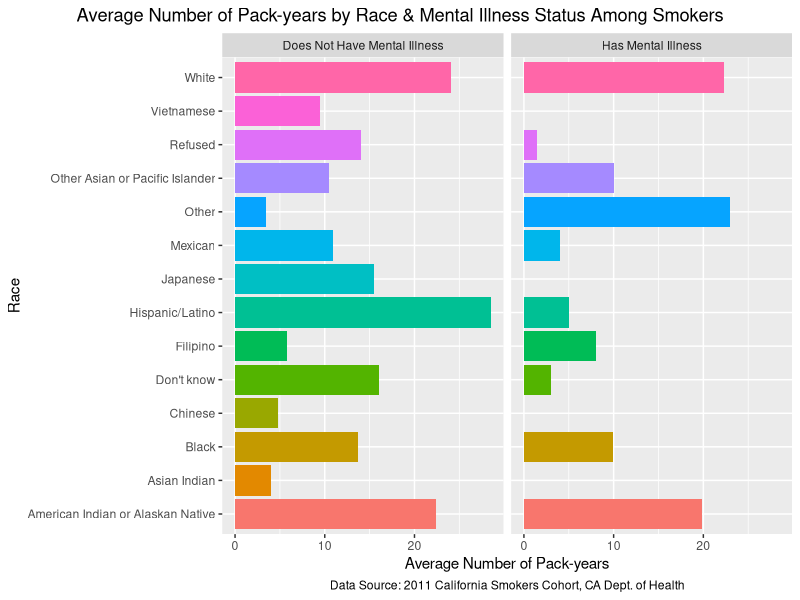
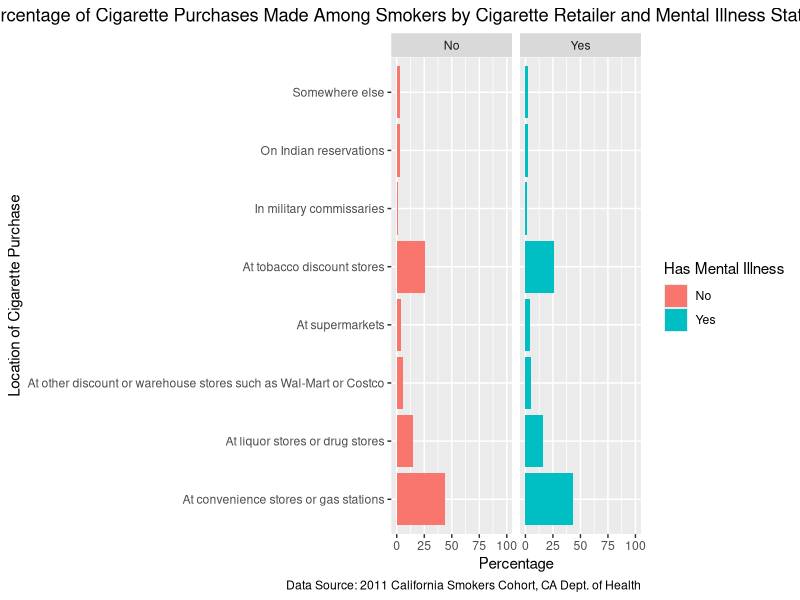

Generate these figures, in order, with R:
## ---- chunk 1

library(tidyverse)
library(knitr)
library(kableExtra)

race_data <-read_csv("ca_csc_outcome_race_data.csv",
            col_select = c(ID, NERVOUS, WORRYING, PROBINTR,
                           PROBDOWN, ASTHMA, HEARTDIS,
                           DIABETES, OTHMENILL, race01, race02, race03,
                           race04, race05, race06, race07, race08,
                           race09, race10, race11, race12, race13,
                           race14, race15),
            na = c("", "NA", "NA/Not Applicable", "N/A", "n/a",
                   "(DO NOT READ) NA/Not Applicable",
                   "(DO NOT READ) Refused",
                   "(DO NOT READ) Don't know"))

smoker_data <- read_csv("ca_csc_smoker_data.csv",
            col_select = c(psraid, smokstat, WHEREBUY, BUYCALIF,
                           HOWMANY, SMOK6NUM, SMOK6UNI),
            na = c("", "NA", "NA/Not Applicable", "N/A", "n/a",
                   "(DO NOT READ) NA/Not Applicable",
                   "(DO NOT READ) Refused",
                   "(DO NOT READ) Don't know"))

## ---- chunk 2

#Changed casing for variables from capitals to lowercase in both dataframes
#of race_data and smoker_data
names(race_data) <- tolower(names(race_data))
names(smoker_data) <- tolower(names(smoker_data))

#Re-coded "100 or more cigarettes" to "100" for future pack-year calculations
#once the variable `howmany` is converted from character to numeric data type
smoker_data$howmany <- recode(smoker_data$howmany,
                              "100 or more cigarettes" = "100")

#Changed the data type of `howmany` from character to numeric in order to
#perform calculations for pack-years later
smoker_data$howmany <- as.numeric(smoker_data$howmany)

#Re-coded "In military commissaries, or" to "In military commissaries", as well
#as "Somewhere else (SPECIFY)?" to "Somewhere else" to make
#response option more understandable when displayed for the variable `wherebuy`.
smoker_data$wherebuy <- recode(smoker_data$wherebuy,
                  "In military commissaries, or" = "In military commissaries",
                  "Somewhere else (SPECIFY)?" = "Somewhere else")


#In order to join our two cleaned data sets together, we need to remove the
#strings of 'DIS' and 'STAT' from the `id` column of race_data_2 by using gsub().
race_data$id <- gsub('[DISSTAT]', '', race_data$id)

#Converted `psraid` then from character to numeric data type because
#1) `psraid` is an identifier rather than a numeric value to mathematically
#manipulate even if it does contain numbers and 2) in order to perform a join,
#the two variables must be the same data type.
smoker_data$psraid <- as.character(smoker_data$psraid)

#Performed an inner join between race_data_2 and
#smoker_data_3 by each study participant's unique ID number, which is
#represented by `id` in race_data_2 and `psraid` in smoker_data_3. We
#chose to do an inner join because we wanted to select participants that
#exist in each of our two data sets for our final data frame.
#We assigned this join to a new data frame called joined_smoking_df.
joined_smoking_df <- inner_join(x = race_data, y = smoker_data,
                                by=c("id" = "psraid"))

## ---- chunk 3

#Created new variable `race` to combine variables race01:race15 into one column. 
joined_smoking_df_2 <- joined_smoking_df %>%
  mutate(race = case_when(race01 == "Yes" ~ "White",
        race02 == "Yes" ~ "Black",
        race03 == "Yes" ~ "Japanese",
        race04 == "Yes" ~ "Chinese",
        race05 == "Yes" ~ "Filipino",
        race06 == "Yes" ~ "Korean",
        race07 == "Yes" ~ "Other Asian or Pacific Islander",
        race08 == "Yes" ~ "American Indian or Alaskan Native",
        race09 == "Yes" ~ "Mexican",
        race10 == "Yes" ~ "Hispanic/Latino",
        race11 == "Yes" ~ "Other",
        race12 == "Yes" ~ "Vietnamese",
        race13 == "Yes" ~ "Asian Indian",
        race14 == "Yes" ~ "Refused",
        race15 == "Yes" ~ "Don't know")) %>%
  select(-(race01:race15))

#Created new variable "packs_per_day" for future calculations for pack-years
joined_smoking_df_3 <- joined_smoking_df_2 %>% mutate(packs_per_day = howmany/20)

#Calculated pack-years, which is given by the formula of
#pack-years = # of packs of cigarettes smoked per day * years a person has smoked.
joined_smoking_final_df <- joined_smoking_df_3 %>%
  mutate(pack_years =
           case_when(smok6uni == "Days" ~ packs_per_day*(smok6num/365),
                     smok6uni == "Months" ~ packs_per_day*(smok6num/12),
                     smok6uni == "Years" ~ packs_per_day*(smok6num)))

#Rounded `pack_years` to the nearest whole number for all observations.
joined_smoking_final_df$pack_years <- round(joined_smoking_final_df$pack_years, 0)

## ---- chunk 4

#Table for average number of pack-years per disease for smokers who have a disease
t_avg_pack_years_disease <- joined_smoking_final_df %>%
  mutate(disease = case_when(asthma == "Yes" ~ "Asthma",
                            heartdis == "Yes" ~ "Heart Disease",
                            diabetes == "Yes" ~ "Diabetes",
                            othmenill == "Yes" ~ "Mental Illness")) %>%
  select(disease, pack_years) %>%
  filter(!is.na(pack_years), !is.na(disease)) %>%
  group_by(disease) %>%
  summarize(avg_pack_years = round(sum(pack_years)/n(), 0))


#Kable table for average number of pack-years per disease outcome for smokers who
#have a disease (produced below)
kable(t_avg_pack_years_disease, 
booktabs=T, 
col.names=c("Disease", "Average Number of Pack-years"),  
align='lcccc', 
caption= '<center><b><h4 style="color: black;">Average Number of Pack-years by Disease Outcome Among Smokers</h4></b></center>') %>%
kable_styling(full_width = T) %>%
kable_styling(latex_options = "hold_position") %>%
footnote(general_title = "Data Source: 2011 California Smokers Cohort, CA Dept. of Health", footnote_as_chunk = T,
         general = "")

## ---- chunk 5

table_race_othmenill <- joined_smoking_final_df %>%
  select(race, othmenill) %>%
  drop_na(race, othmenill) %>%
  group_by(race, othmenill) %>%
  summarize(count = n()) %>%
  pivot_wider(names_from = "othmenill", values_from = "count") %>%
  arrange(desc(Yes), No)

table_race_othmenill_final <- table_race_othmenill[,c(1,3,2)]

kable(table_race_othmenill_final, 
      booktabs = T, 
      col.names = c("Race", "Diagnosed Mental Illness", "No Diagnosed Mental Illness"),
      align ='lcccc', 
      caption = '<center><b><h4 style="color: black;">Mental Illness Status by Race</h4></b></center>', digits = 0,
      format.args=list(big.mark=","))%>%
  kable_styling(latex_options = "HOLD_position") %>%
footnote(general_title = "Data Source: 2011 California Smokers Cohort, CA Dept. of Health", footnote_as_chunk = T,
         general = "")
## ---- chunk 6

#We first created a subset of the data frame joined_smoking_df for our disease of
#interest, mental illness, called avg_pack_years_race_othmenill. This subset
#includes only the variable of `race` and average values of the variable
#`pack_years` pertaining to mental illness status. The purpose of creating this
#subset is to simplify the process of creating a graph in the next step by
#showing only the relevant information we need.

avg_pack_years_race_othmenill <- joined_smoking_final_df %>%
  filter(!is.na(pack_years)) %>%
  group_by(race, othmenill) %>%
  summarize(avg_pack_years = sum(pack_years)/n())


#We then created a bar graph representing avg_pack_years_race_othmenill,
#excluding NA values in the variable `othmenill` since we have determined that
#the NA values do not present valuable information for our analyses; the NA
#values had already been dropped for `avg_pack_years` in the process of creating
#the subset of avg_pack_years_race_othmenill in the previous step.

avg_pack_years_race_othmenill %>%
  drop_na(othmenill) %>%
  ggplot(aes(x = race, y = avg_pack_years)) +
  geom_bar(aes(fill = race), stat = "identity", position = "dodge") +
  coord_flip() +
  guides(fill = "none") +
  theme(plot.title.position = "plot",
        plot.title = element_text(hjust = 0.5)) +
  labs(x = "Race",
       y = "Average Number of Pack-years",
  title = "Average Number of Pack-years by Race & Mental Illness Status Among Smokers",
  caption = "Data Source: 2011 California Smokers Cohort, CA Dept. of Health") +
  facet_wrap(~ othmenill, labeller = labeller(othmenill =
                                      c("No" = "Does Not Have Mental Illness",
                                        "Yes" = "Has Mental Illness"))) +
  theme(plot.title = element_text(hjust = 0.5),
        plot.caption = element_text(hjust = 0.5))
       
## ---- chunk 7

#As similarly performed for the graph above, we also excluded NA values for the
#variables of `wherebuy` and `othmenill` prior to creating this graph because
#we did not believe NA values would be telling us any valuable information.
#We chose to create a dodged bar graph with percentages grouped by cigarette
#purchase location and mental illness status in order for the viewer to
#easily compare the percentage of purchases made at each cigarette purchase
#location by mental illness status.

joined_smoking_final_df %>%
  filter(!is.na(wherebuy), !is.na(othmenill)) %>%
  group_by(othmenill, wherebuy) %>%
  summarize(n = n()) %>%
  mutate(freq = n/sum(n)) %>%
ggplot(aes(x = wherebuy, y = freq*100, fill = othmenill)) +
  geom_bar(stat = "identity", position = "dodge") +
  coord_flip() +
  facet_wrap(~othmenill) +
  scale_y_continuous(limits = c(0, 100)) +
  theme(plot.title.position = "plot",
        plot.title = element_text(hjust = 0.5)) +
  scale_fill_discrete(name = "Has Mental Illness") +
  labs(x = "Location of Cigarette Purchase",
       y = "Percentage",
  title = "Percentage of Cigarette Purchases Made Among Smokers by Cigarette Retailer and Mental Illness Status",
  caption = "Data Source: 2011 California Smokers Cohort, CA Dept. of Health")
